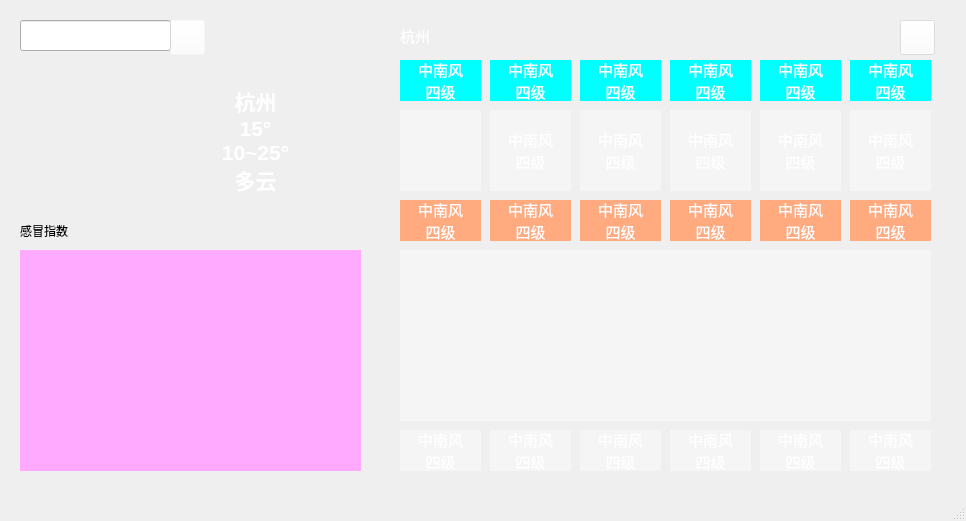
<?xml version="1.0" encoding="UTF-8"?>
<ui version="4.0">
 <class>MainWindow</class>
 <widget class="QMainWindow" name="MainWindow">
  <property name="geometry">
   <rect>
    <x>0</x>
    <y>0</y>
    <width>966</width>
    <height>521</height>
   </rect>
  </property>
  <property name="windowTitle">
   <string>MainWindow</string>
  </property>
  <property name="autoFillBackground">
   <bool>false</bool>
  </property>
  <widget class="QWidget" name="centralwidget">
   <widget class="QPushButton" name="exitButton">
    <property name="geometry">
     <rect>
      <x>900</x>
      <y>20</y>
      <width>35</width>
      <height>35</height>
     </rect>
    </property>
    <property name="styleSheet">
     <string notr="true">background-color: rgba(255, 255, 255, 100);</string>
    </property>
    <property name="text">
     <string/>
    </property>
    <property name="icon">
     <iconset resource="res.qrc">
      <normaloff>:/res/close.png</normaloff>:/res/close.png</iconset>
    </property>
    <property name="iconSize">
     <size>
      <width>20</width>
      <height>20</height>
     </size>
    </property>
   </widget>
   <widget class="QLabel" name="lblWind0">
    <property name="geometry">
     <rect>
      <x>400</x>
      <y>430</y>
      <width>81</width>
      <height>41</height>
     </rect>
    </property>
    <property name="font">
     <font>
      <pointsize>11</pointsize>
     </font>
    </property>
    <property name="styleSheet">
     <string notr="true">background-color: rgba(255, 255, 255, 100);
color: rgb(255, 255, 255);</string>
    </property>
    <property name="text">
     <string>中南风
四级</string>
    </property>
    <property name="alignment">
     <set>Qt::AlignmentFlag::AlignCenter</set>
    </property>
   </widget>
   <widget class="QLabel" name="lblWind1">
    <property name="geometry">
     <rect>
      <x>490</x>
      <y>430</y>
      <width>81</width>
      <height>41</height>
     </rect>
    </property>
    <property name="font">
     <font>
      <pointsize>11</pointsize>
     </font>
    </property>
    <property name="styleSheet">
     <string notr="true">background-color: rgba(255, 255, 255, 100);
color: rgb(255, 255, 255);</string>
    </property>
    <property name="text">
     <string>中南风
四级</string>
    </property>
    <property name="alignment">
     <set>Qt::AlignmentFlag::AlignCenter</set>
    </property>
   </widget>
   <widget class="QLabel" name="lblWind2">
    <property name="geometry">
     <rect>
      <x>580</x>
      <y>430</y>
      <width>81</width>
      <height>41</height>
     </rect>
    </property>
    <property name="font">
     <font>
      <pointsize>11</pointsize>
     </font>
    </property>
    <property name="styleSheet">
     <string notr="true">background-color: rgba(255, 255, 255, 100);
color: rgb(255, 255, 255);</string>
    </property>
    <property name="text">
     <string>中南风
四级</string>
    </property>
    <property name="alignment">
     <set>Qt::AlignmentFlag::AlignCenter</set>
    </property>
   </widget>
   <widget class="QLabel" name="lblWind3">
    <property name="geometry">
     <rect>
      <x>670</x>
      <y>430</y>
      <width>81</width>
      <height>41</height>
     </rect>
    </property>
    <property name="font">
     <font>
      <pointsize>11</pointsize>
     </font>
    </property>
    <property name="styleSheet">
     <string notr="true">background-color: rgba(255, 255, 255, 100);
color: rgb(255, 255, 255);</string>
    </property>
    <property name="text">
     <string>中南风
四级</string>
    </property>
    <property name="alignment">
     <set>Qt::AlignmentFlag::AlignCenter</set>
    </property>
   </widget>
   <widget class="QLabel" name="lblWind4">
    <property name="geometry">
     <rect>
      <x>760</x>
      <y>430</y>
      <width>81</width>
      <height>41</height>
     </rect>
    </property>
    <property name="font">
     <font>
      <pointsize>11</pointsize>
     </font>
    </property>
    <property name="styleSheet">
     <string notr="true">background-color: rgba(255, 255, 255, 100);
color: rgb(255, 255, 255);</string>
    </property>
    <property name="text">
     <string>中南风
四级</string>
    </property>
    <property name="alignment">
     <set>Qt::AlignmentFlag::AlignCenter</set>
    </property>
   </widget>
   <widget class="QLabel" name="lblWind5">
    <property name="geometry">
     <rect>
      <x>850</x>
      <y>430</y>
      <width>81</width>
      <height>41</height>
     </rect>
    </property>
    <property name="font">
     <font>
      <pointsize>11</pointsize>
     </font>
    </property>
    <property name="styleSheet">
     <string notr="true">background-color: rgba(255, 255, 255, 100);
color: rgb(255, 255, 255);</string>
    </property>
    <property name="text">
     <string>中南风
四级</string>
    </property>
    <property name="alignment">
     <set>Qt::AlignmentFlag::AlignCenter</set>
    </property>
   </widget>
   <widget class="QLabel" name="lblWeekDay0">
    <property name="geometry">
     <rect>
      <x>400</x>
      <y>60</y>
      <width>81</width>
      <height>41</height>
     </rect>
    </property>
    <property name="font">
     <font>
      <pointsize>11</pointsize>
     </font>
    </property>
    <property name="styleSheet">
     <string notr="true">color: rgb(255, 255, 255);
background-color: rgba(0, 255, 255,255);</string>
    </property>
    <property name="text">
     <string>中南风
四级</string>
    </property>
    <property name="alignment">
     <set>Qt::AlignmentFlag::AlignCenter</set>
    </property>
   </widget>
   <widget class="QLabel" name="lblQuality0">
    <property name="geometry">
     <rect>
      <x>400</x>
      <y>200</y>
      <width>81</width>
      <height>41</height>
     </rect>
    </property>
    <property name="font">
     <font>
      <pointsize>11</pointsize>
     </font>
    </property>
    <property name="styleSheet">
     <string notr="true">background-color: rgba(255, 170, 127, 255);
color: rgb(255, 255, 255);</string>
    </property>
    <property name="text">
     <string>中南风
四级</string>
    </property>
    <property name="alignment">
     <set>Qt::AlignmentFlag::AlignCenter</set>
    </property>
   </widget>
   <widget class="QLabel" name="lblIcon0">
    <property name="geometry">
     <rect>
      <x>400</x>
      <y>110</y>
      <width>81</width>
      <height>81</height>
     </rect>
    </property>
    <property name="font">
     <font>
      <pointsize>11</pointsize>
     </font>
    </property>
    <property name="styleSheet">
     <string notr="true">background-color: rgba(255, 255, 255, 100);
color: rgb(255, 255, 255);</string>
    </property>
    <property name="text">
     <string/>
    </property>
    <property name="pixmap">
     <pixmap resource="res.qrc">:/res/type/BaoXue.png</pixmap>
    </property>
    <property name="alignment">
     <set>Qt::AlignmentFlag::AlignCenter</set>
    </property>
   </widget>
   <widget class="QLabel" name="lblIcon5">
    <property name="geometry">
     <rect>
      <x>850</x>
      <y>110</y>
      <width>81</width>
      <height>81</height>
     </rect>
    </property>
    <property name="font">
     <font>
      <pointsize>11</pointsize>
     </font>
    </property>
    <property name="styleSheet">
     <string notr="true">background-color: rgba(255, 255, 255, 100);
color: rgb(255, 255, 255);</string>
    </property>
    <property name="text">
     <string>中南风
四级</string>
    </property>
    <property name="alignment">
     <set>Qt::AlignmentFlag::AlignCenter</set>
    </property>
   </widget>
   <widget class="QLabel" name="lblIcon2">
    <property name="geometry">
     <rect>
      <x>580</x>
      <y>110</y>
      <width>81</width>
      <height>81</height>
     </rect>
    </property>
    <property name="font">
     <font>
      <pointsize>11</pointsize>
     </font>
    </property>
    <property name="styleSheet">
     <string notr="true">background-color: rgba(255, 255, 255, 100);
color: rgb(255, 255, 255);</string>
    </property>
    <property name="text">
     <string>中南风
四级</string>
    </property>
    <property name="alignment">
     <set>Qt::AlignmentFlag::AlignCenter</set>
    </property>
   </widget>
   <widget class="QLabel" name="lblIcon4">
    <property name="geometry">
     <rect>
      <x>760</x>
      <y>110</y>
      <width>81</width>
      <height>81</height>
     </rect>
    </property>
    <property name="font">
     <font>
      <pointsize>11</pointsize>
     </font>
    </property>
    <property name="styleSheet">
     <string notr="true">background-color: rgba(255, 255, 255, 100);
color: rgb(255, 255, 255);</string>
    </property>
    <property name="text">
     <string>中南风
四级</string>
    </property>
    <property name="alignment">
     <set>Qt::AlignmentFlag::AlignCenter</set>
    </property>
   </widget>
   <widget class="QLabel" name="lblIcon1">
    <property name="geometry">
     <rect>
      <x>490</x>
      <y>110</y>
      <width>81</width>
      <height>81</height>
     </rect>
    </property>
    <property name="font">
     <font>
      <pointsize>11</pointsize>
     </font>
    </property>
    <property name="styleSheet">
     <string notr="true">background-color: rgba(255, 255, 255, 100);
color: rgb(255, 255, 255);</string>
    </property>
    <property name="text">
     <string>中南风
四级</string>
    </property>
    <property name="alignment">
     <set>Qt::AlignmentFlag::AlignCenter</set>
    </property>
   </widget>
   <widget class="QLabel" name="lblIcon3">
    <property name="geometry">
     <rect>
      <x>670</x>
      <y>110</y>
      <width>81</width>
      <height>81</height>
     </rect>
    </property>
    <property name="font">
     <font>
      <pointsize>11</pointsize>
     </font>
    </property>
    <property name="styleSheet">
     <string notr="true">background-color: rgba(255, 255, 255, 100);
color: rgb(255, 255, 255);</string>
    </property>
    <property name="text">
     <string>中南风
四级</string>
    </property>
    <property name="alignment">
     <set>Qt::AlignmentFlag::AlignCenter</set>
    </property>
   </widget>
   <widget class="QLabel" name="lblWeekDay1">
    <property name="geometry">
     <rect>
      <x>490</x>
      <y>60</y>
      <width>81</width>
      <height>41</height>
     </rect>
    </property>
    <property name="font">
     <font>
      <pointsize>11</pointsize>
     </font>
    </property>
    <property name="styleSheet">
     <string notr="true">color: rgb(255, 255, 255);
background-color: rgba(0, 255, 255,255);</string>
    </property>
    <property name="text">
     <string>中南风
四级</string>
    </property>
    <property name="alignment">
     <set>Qt::AlignmentFlag::AlignCenter</set>
    </property>
   </widget>
   <widget class="QLabel" name="lblWeekDay2">
    <property name="geometry">
     <rect>
      <x>580</x>
      <y>60</y>
      <width>81</width>
      <height>41</height>
     </rect>
    </property>
    <property name="font">
     <font>
      <pointsize>11</pointsize>
     </font>
    </property>
    <property name="styleSheet">
     <string notr="true">color: rgb(255, 255, 255);
background-color: rgba(0, 255, 255,255);</string>
    </property>
    <property name="text">
     <string>中南风
四级</string>
    </property>
    <property name="alignment">
     <set>Qt::AlignmentFlag::AlignCenter</set>
    </property>
   </widget>
   <widget class="QLabel" name="lblWeekDay3">
    <property name="geometry">
     <rect>
      <x>670</x>
      <y>60</y>
      <width>81</width>
      <height>41</height>
     </rect>
    </property>
    <property name="font">
     <font>
      <pointsize>11</pointsize>
     </font>
    </property>
    <property name="styleSheet">
     <string notr="true">color: rgb(255, 255, 255);
background-color: rgba(0, 255, 255,255);</string>
    </property>
    <property name="text">
     <string>中南风
四级</string>
    </property>
    <property name="alignment">
     <set>Qt::AlignmentFlag::AlignCenter</set>
    </property>
   </widget>
   <widget class="QLabel" name="lblWeekDay4">
    <property name="geometry">
     <rect>
      <x>760</x>
      <y>60</y>
      <width>81</width>
      <height>41</height>
     </rect>
    </property>
    <property name="font">
     <font>
      <pointsize>11</pointsize>
     </font>
    </property>
    <property name="styleSheet">
     <string notr="true">color: rgb(255, 255, 255);
background-color: rgba(0, 255, 255,255);</string>
    </property>
    <property name="text">
     <string>中南风
四级</string>
    </property>
    <property name="alignment">
     <set>Qt::AlignmentFlag::AlignCenter</set>
    </property>
   </widget>
   <widget class="QLabel" name="lblWeekDay5">
    <property name="geometry">
     <rect>
      <x>850</x>
      <y>60</y>
      <width>81</width>
      <height>41</height>
     </rect>
    </property>
    <property name="font">
     <font>
      <pointsize>11</pointsize>
     </font>
    </property>
    <property name="styleSheet">
     <string notr="true">color: rgb(255, 255, 255);
background-color: rgba(0, 255, 255,255);</string>
    </property>
    <property name="text">
     <string>中南风
四级</string>
    </property>
    <property name="alignment">
     <set>Qt::AlignmentFlag::AlignCenter</set>
    </property>
   </widget>
   <widget class="QLabel" name="lblQuality1">
    <property name="geometry">
     <rect>
      <x>490</x>
      <y>200</y>
      <width>81</width>
      <height>41</height>
     </rect>
    </property>
    <property name="font">
     <font>
      <pointsize>11</pointsize>
     </font>
    </property>
    <property name="styleSheet">
     <string notr="true">background-color: rgba(255, 170, 127, 255);
color: rgb(255, 255, 255);</string>
    </property>
    <property name="text">
     <string>中南风
四级</string>
    </property>
    <property name="alignment">
     <set>Qt::AlignmentFlag::AlignCenter</set>
    </property>
   </widget>
   <widget class="QLabel" name="lblQuality2">
    <property name="geometry">
     <rect>
      <x>580</x>
      <y>200</y>
      <width>81</width>
      <height>41</height>
     </rect>
    </property>
    <property name="font">
     <font>
      <pointsize>11</pointsize>
     </font>
    </property>
    <property name="styleSheet">
     <string notr="true">background-color: rgba(255, 170, 127, 255);
color: rgb(255, 255, 255);</string>
    </property>
    <property name="text">
     <string>中南风
四级</string>
    </property>
    <property name="alignment">
     <set>Qt::AlignmentFlag::AlignCenter</set>
    </property>
   </widget>
   <widget class="QLabel" name="lblQuality3">
    <property name="geometry">
     <rect>
      <x>670</x>
      <y>200</y>
      <width>81</width>
      <height>41</height>
     </rect>
    </property>
    <property name="font">
     <font>
      <pointsize>11</pointsize>
     </font>
    </property>
    <property name="styleSheet">
     <string notr="true">background-color: rgba(255, 170, 127, 255);
color: rgb(255, 255, 255);</string>
    </property>
    <property name="text">
     <string>中南风
四级</string>
    </property>
    <property name="alignment">
     <set>Qt::AlignmentFlag::AlignCenter</set>
    </property>
   </widget>
   <widget class="QLabel" name="lblQuality4">
    <property name="geometry">
     <rect>
      <x>760</x>
      <y>200</y>
      <width>81</width>
      <height>41</height>
     </rect>
    </property>
    <property name="font">
     <font>
      <pointsize>11</pointsize>
     </font>
    </property>
    <property name="styleSheet">
     <string notr="true">background-color: rgba(255, 170, 127, 255);
color: rgb(255, 255, 255);</string>
    </property>
    <property name="text">
     <string>中南风
四级</string>
    </property>
    <property name="alignment">
     <set>Qt::AlignmentFlag::AlignCenter</set>
    </property>
   </widget>
   <widget class="QLabel" name="lblQuality5">
    <property name="geometry">
     <rect>
      <x>850</x>
      <y>200</y>
      <width>81</width>
      <height>41</height>
     </rect>
    </property>
    <property name="font">
     <font>
      <pointsize>11</pointsize>
     </font>
    </property>
    <property name="styleSheet">
     <string notr="true">background-color: rgba(255, 170, 127, 255);
color: rgb(255, 255, 255);</string>
    </property>
    <property name="text">
     <string>中南风
四级</string>
    </property>
    <property name="alignment">
     <set>Qt::AlignmentFlag::AlignCenter</set>
    </property>
   </widget>
   <widget class="QLabel" name="lblLine">
    <property name="geometry">
     <rect>
      <x>400</x>
      <y>250</y>
      <width>531</width>
      <height>171</height>
     </rect>
    </property>
    <property name="styleSheet">
     <string notr="true">background-color: rgba(255, 255, 255,100);</string>
    </property>
    <property name="text">
     <string/>
    </property>
   </widget>
   <widget class="QLabel" name="lblDateCity">
    <property name="geometry">
     <rect>
      <x>400</x>
      <y>20</y>
      <width>371</width>
      <height>31</height>
     </rect>
    </property>
    <property name="font">
     <font>
      <pointsize>11</pointsize>
     </font>
    </property>
    <property name="styleSheet">
     <string notr="true">background-color: rgba(255, 255, 255,0);
color: rgb(255, 255, 255);</string>
    </property>
    <property name="text">
     <string>杭州</string>
    </property>
   </widget>
   <widget class="QLabel" name="label">
    <property name="geometry">
     <rect>
      <x>20</x>
      <y>250</y>
      <width>341</width>
      <height>221</height>
     </rect>
    </property>
    <property name="styleSheet">
     <string notr="true">background-color: rgb(255, 170, 255);</string>
    </property>
    <property name="text">
     <string/>
    </property>
   </widget>
   <widget class="QLabel" name="TodayIcon">
    <property name="geometry">
     <rect>
      <x>20</x>
      <y>70</y>
      <width>151</width>
      <height>141</height>
     </rect>
    </property>
    <property name="font">
     <font>
      <pointsize>11</pointsize>
     </font>
    </property>
    <property name="styleSheet">
     <string notr="true">background-color: rgba(255, 255, 255, 0);
color: rgb(255, 255, 255);</string>
    </property>
    <property name="text">
     <string/>
    </property>
    <property name="pixmap">
     <pixmap resource="res.qrc">:/res/type/BaoXue.png</pixmap>
    </property>
    <property name="scaledContents">
     <bool>true</bool>
    </property>
    <property name="alignment">
     <set>Qt::AlignmentFlag::AlignCenter</set>
    </property>
   </widget>
   <widget class="QLabel" name="lblIconFengli">
    <property name="geometry">
     <rect>
      <x>30</x>
      <y>270</y>
      <width>81</width>
      <height>81</height>
     </rect>
    </property>
    <property name="font">
     <font>
      <pointsize>11</pointsize>
     </font>
    </property>
    <property name="styleSheet">
     <string notr="true">background-color: rgba(255, 255, 255, 0);
color: rgb(255, 255, 255);</string>
    </property>
    <property name="text">
     <string/>
    </property>
    <property name="pixmap">
     <pixmap resource="res.qrc">:/res/wind.png</pixmap>
    </property>
    <property name="scaledContents">
     <bool>true</bool>
    </property>
    <property name="alignment">
     <set>Qt::AlignmentFlag::AlignCenter</set>
    </property>
   </widget>
   <widget class="QLabel" name="lblIconPM25">
    <property name="geometry">
     <rect>
      <x>190</x>
      <y>270</y>
      <width>81</width>
      <height>81</height>
     </rect>
    </property>
    <property name="font">
     <font>
      <pointsize>11</pointsize>
     </font>
    </property>
    <property name="styleSheet">
     <string notr="true">background-color: rgba(255, 255, 255, 0);
color: rgb(255, 255, 255);</string>
    </property>
    <property name="text">
     <string/>
    </property>
    <property name="pixmap">
     <pixmap resource="res.qrc">:/res/pm25.png</pixmap>
    </property>
    <property name="scaledContents">
     <bool>true</bool>
    </property>
    <property name="alignment">
     <set>Qt::AlignmentFlag::AlignCenter</set>
    </property>
   </widget>
   <widget class="QLabel" name="lblIconFengliText">
    <property name="geometry">
     <rect>
      <x>110</x>
      <y>270</y>
      <width>81</width>
      <height>81</height>
     </rect>
    </property>
    <property name="font">
     <font>
      <pointsize>11</pointsize>
     </font>
    </property>
    <property name="styleSheet">
     <string notr="true">background-color: rgba(255, 255, 255, 0);
color: rgb(255, 255, 255);</string>
    </property>
    <property name="text">
     <string/>
    </property>
    <property name="alignment">
     <set>Qt::AlignmentFlag::AlignCenter</set>
    </property>
   </widget>
   <widget class="QLabel" name="lblIconPM25Text">
    <property name="geometry">
     <rect>
      <x>270</x>
      <y>270</y>
      <width>81</width>
      <height>81</height>
     </rect>
    </property>
    <property name="font">
     <font>
      <pointsize>11</pointsize>
     </font>
    </property>
    <property name="styleSheet">
     <string notr="true">background-color: rgba(255, 255, 255, 0);
color: rgb(255, 255, 255);</string>
    </property>
    <property name="text">
     <string/>
    </property>
    <property name="alignment">
     <set>Qt::AlignmentFlag::AlignCenter</set>
    </property>
   </widget>
   <widget class="QLabel" name="lblIconShiDu">
    <property name="geometry">
     <rect>
      <x>30</x>
      <y>370</y>
      <width>81</width>
      <height>81</height>
     </rect>
    </property>
    <property name="font">
     <font>
      <pointsize>11</pointsize>
     </font>
    </property>
    <property name="styleSheet">
     <string notr="true">background-color: rgba(255, 255, 255, 0);
color: rgb(255, 255, 255);</string>
    </property>
    <property name="text">
     <string/>
    </property>
    <property name="pixmap">
     <pixmap resource="res.qrc">:/res/humidity.png</pixmap>
    </property>
    <property name="scaledContents">
     <bool>true</bool>
    </property>
    <property name="alignment">
     <set>Qt::AlignmentFlag::AlignCenter</set>
    </property>
   </widget>
   <widget class="QLabel" name="lblIconShidutext">
    <property name="geometry">
     <rect>
      <x>110</x>
      <y>370</y>
      <width>81</width>
      <height>81</height>
     </rect>
    </property>
    <property name="font">
     <font>
      <pointsize>11</pointsize>
     </font>
    </property>
    <property name="styleSheet">
     <string notr="true">background-color: rgba(255, 255, 255, 0);
color: rgb(255, 255, 255);</string>
    </property>
    <property name="text">
     <string/>
    </property>
    <property name="alignment">
     <set>Qt::AlignmentFlag::AlignCenter</set>
    </property>
   </widget>
   <widget class="QLabel" name="lblIconQuality">
    <property name="geometry">
     <rect>
      <x>190</x>
      <y>370</y>
      <width>81</width>
      <height>81</height>
     </rect>
    </property>
    <property name="font">
     <font>
      <pointsize>11</pointsize>
     </font>
    </property>
    <property name="styleSheet">
     <string notr="true">background-color: rgba(255, 255, 255, 0);
color: rgb(255, 255, 255);</string>
    </property>
    <property name="text">
     <string/>
    </property>
    <property name="pixmap">
     <pixmap resource="res.qrc">:/res/aqi.png</pixmap>
    </property>
    <property name="scaledContents">
     <bool>true</bool>
    </property>
    <property name="alignment">
     <set>Qt::AlignmentFlag::AlignCenter</set>
    </property>
   </widget>
   <widget class="QLabel" name="lblIconQualityText">
    <property name="geometry">
     <rect>
      <x>270</x>
      <y>370</y>
      <width>81</width>
      <height>81</height>
     </rect>
    </property>
    <property name="font">
     <font>
      <pointsize>11</pointsize>
     </font>
    </property>
    <property name="styleSheet">
     <string notr="true">background-color: rgba(255, 255, 255, 0);
color: rgb(255, 255, 255);</string>
    </property>
    <property name="text">
     <string/>
    </property>
    <property name="alignment">
     <set>Qt::AlignmentFlag::AlignCenter</set>
    </property>
   </widget>
   <widget class="QLabel" name="TodayIconText">
    <property name="geometry">
     <rect>
      <x>180</x>
      <y>70</y>
      <width>151</width>
      <height>141</height>
     </rect>
    </property>
    <property name="font">
     <font>
      <pointsize>16</pointsize>
      <bold>true</bold>
     </font>
    </property>
    <property name="styleSheet">
     <string notr="true">background-color: rgba(255, 255, 255, 0);
color: rgb(255, 255, 255);</string>
    </property>
    <property name="text">
     <string>杭州
15°
10~25°
多云</string>
    </property>
    <property name="alignment">
     <set>Qt::AlignmentFlag::AlignCenter</set>
    </property>
   </widget>
   <widget class="QLineEdit" name="searchEdit">
    <property name="geometry">
     <rect>
      <x>20</x>
      <y>20</y>
      <width>151</width>
      <height>31</height>
     </rect>
    </property>
   </widget>
   <widget class="QPushButton" name="searchButton">
    <property name="geometry">
     <rect>
      <x>170</x>
      <y>20</y>
      <width>35</width>
      <height>35</height>
     </rect>
    </property>
    <property name="styleSheet">
     <string notr="true">background-color: rgba(255, 255, 255, 0);</string>
    </property>
    <property name="text">
     <string/>
    </property>
    <property name="icon">
     <iconset resource="res.qrc">
      <normaloff>:/res/Search.png</normaloff>:/res/Search.png</iconset>
    </property>
    <property name="iconSize">
     <size>
      <width>20</width>
      <height>20</height>
     </size>
    </property>
   </widget>
   <widget class="QLabel" name="lblGanMao">
    <property name="geometry">
     <rect>
      <x>20</x>
      <y>220</y>
      <width>341</width>
      <height>21</height>
     </rect>
    </property>
    <property name="styleSheet">
     <string notr="true">background-color: rgba(255, 255, 255, 0);</string>
    </property>
    <property name="text">
     <string>感冒指数</string>
    </property>
   </widget>
   <zorder>lblWind0</zorder>
   <zorder>exitButton</zorder>
   <zorder>lblWind1</zorder>
   <zorder>lblWind2</zorder>
   <zorder>lblWind3</zorder>
   <zorder>lblWind4</zorder>
   <zorder>lblWind5</zorder>
   <zorder>lblWeekDay0</zorder>
   <zorder>lblQuality0</zorder>
   <zorder>lblIcon0</zorder>
   <zorder>lblIcon5</zorder>
   <zorder>lblIcon2</zorder>
   <zorder>lblIcon4</zorder>
   <zorder>lblIcon1</zorder>
   <zorder>lblIcon3</zorder>
   <zorder>lblWeekDay1</zorder>
   <zorder>lblWeekDay2</zorder>
   <zorder>lblWeekDay3</zorder>
   <zorder>lblWeekDay4</zorder>
   <zorder>lblWeekDay5</zorder>
   <zorder>lblQuality1</zorder>
   <zorder>lblQuality2</zorder>
   <zorder>lblQuality3</zorder>
   <zorder>lblQuality4</zorder>
   <zorder>lblQuality5</zorder>
   <zorder>lblLine</zorder>
   <zorder>lblDateCity</zorder>
   <zorder>label</zorder>
   <zorder>TodayIcon</zorder>
   <zorder>lblIconFengli</zorder>
   <zorder>lblIconPM25</zorder>
   <zorder>lblIconFengliText</zorder>
   <zorder>lblIconPM25Text</zorder>
   <zorder>lblIconShiDu</zorder>
   <zorder>lblIconShidutext</zorder>
   <zorder>lblIconQuality</zorder>
   <zorder>lblIconQualityText</zorder>
   <zorder>TodayIconText</zorder>
   <zorder>searchEdit</zorder>
   <zorder>searchButton</zorder>
   <zorder>lblGanMao</zorder>
  </widget>
  <widget class="QMenuBar" name="menubar">
   <property name="geometry">
    <rect>
     <x>0</x>
     <y>0</y>
     <width>966</width>
     <height>21</height>
    </rect>
   </property>
  </widget>
  <widget class="QStatusBar" name="statusbar"/>
 </widget>
 <resources>
  <include location="res.qrc"/>
 </resources>
 <connections/>
</ui>
